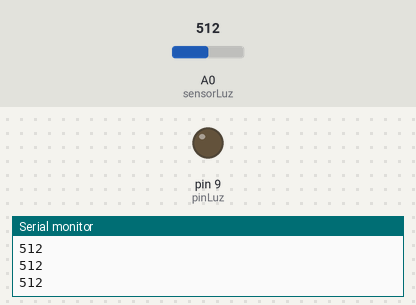
A sketch run on a simulated Arduino Uno, built with avr-gcc and run on an emulated ATmega328P. On the bench: output pins drawn as LEDs (lit = HIGH), the last lines printed to the serial monitor. Inputs (shaded band) come from the test bench; at power-on: A0 (sensorLuz) = 512.

Above: at 1.3 s.
1.4 s: A0 (sensorLuz) set to 491
At 2.7 s:
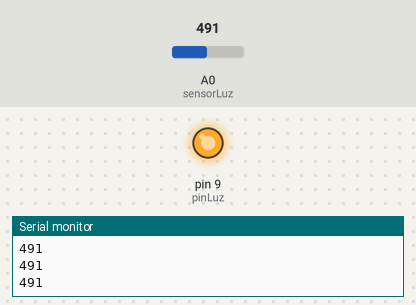
3.0 s: A0 (sensorLuz) set to 510
At 4.0 s:
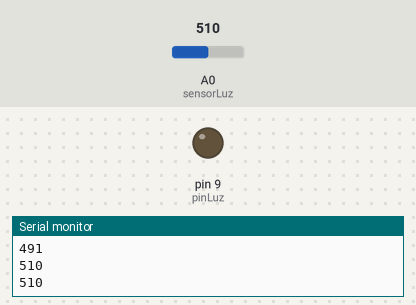
4.5 s: A0 (sensorLuz) set to 490
At 5.2 s:
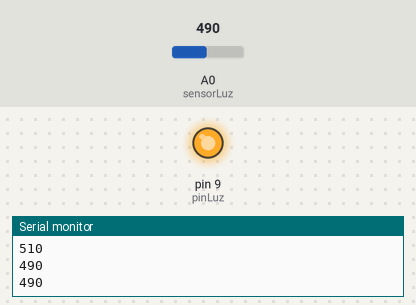
Timing chart, 0 to 7.5 s (numbered marks = the images above; inputs shaded):
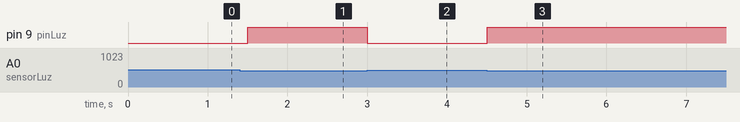

The sketch:

Examen.ino
```cpp
const int sensorLuz = A0;
const int pinLuz = 9;
const int umbralLuz = 500;

void setup() {
  pinMode(pinLuz, OUTPUT);
  Serial.begin(9600);
}

void loop() {
  controlarIluminacion();
  delay(500);
}

void controlarIluminacion() {
  int intensidadLuz = analogRead(sensorLuz);
  Serial.println(intensidadLuz);

  if (intensidadLuz < umbralLuz) {
    encenderLuz();
  } else {
    apagarLuz();
  }
}

void encenderLuz() {
  digitalWrite(pinLuz, HIGH);
}

void apagarLuz() {
  digitalWrite(pinLuz, LOW);
}
```

Measured:
- the behaviour switches between 500 and 499 on A0 (sensorLuz) (found by bisection; images 0 and 1)
- after the input at 1.4 s, pin 9 (pinLuz): LOW → HIGH after 0.10 s
- after the input at 3.0 s, pin 9 (pinLuz): HIGH → LOW at once
- after the input at 4.5 s, pin 9 (pinLuz): LOW → HIGH at once
